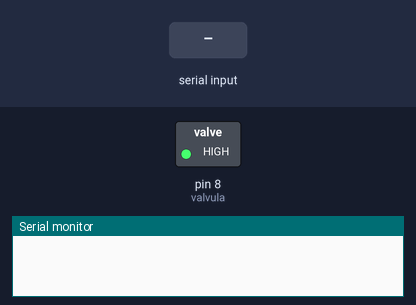
A sketch run on a simulated Arduino Uno, built with avr-gcc and run on an emulated ATmega328P. On the bench: switched loads named in the sketch (green lamp = pin HIGH), the last lines printed to the serial monitor. Inputs (shaded band) come from the test bench.

Above: at 1.2 s.
1.3 s: "d" received over Serial
At 1.8 s:
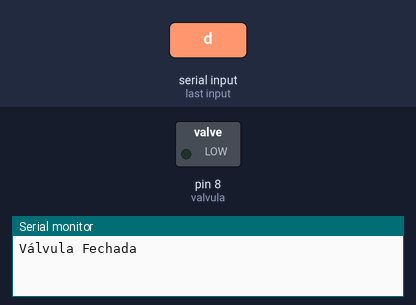
2.8 s: "r" received over Serial
At 4.1 s:
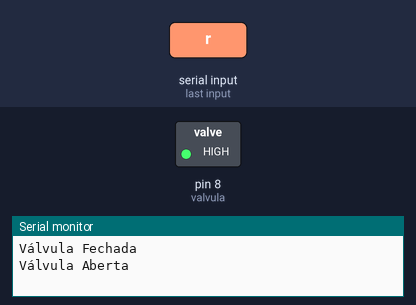
Timing chart, 0 to 5.8 s (numbered marks = the images above; inputs shaded):
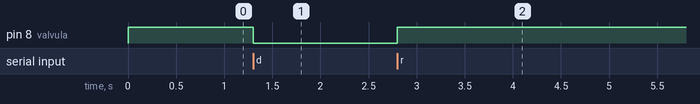

The sketch:

valve.ino
```cpp
int valvula = 8;

void setup() {
  pinMode(valvula, OUTPUT);
  digitalWrite(valvula, HIGH);
  Serial.begin(9600);
}

void loop() {
  if (Serial.available()) {
    char comando = Serial.read();

    if (comando == 'd') {
      digitalWrite(valvula, LOW);
      Serial.println("Válvula Fechada");
    } else if (comando == 'r') {
      digitalWrite(valvula, HIGH);
      Serial.println("Válvula Aberta");
    }
  }
}
```

Measured:
- after the input at 1.3 s, pin 8 (valvula): HIGH → LOW at once
- after the input at 2.8 s, pin 8 (valvula): LOW → HIGH at once
